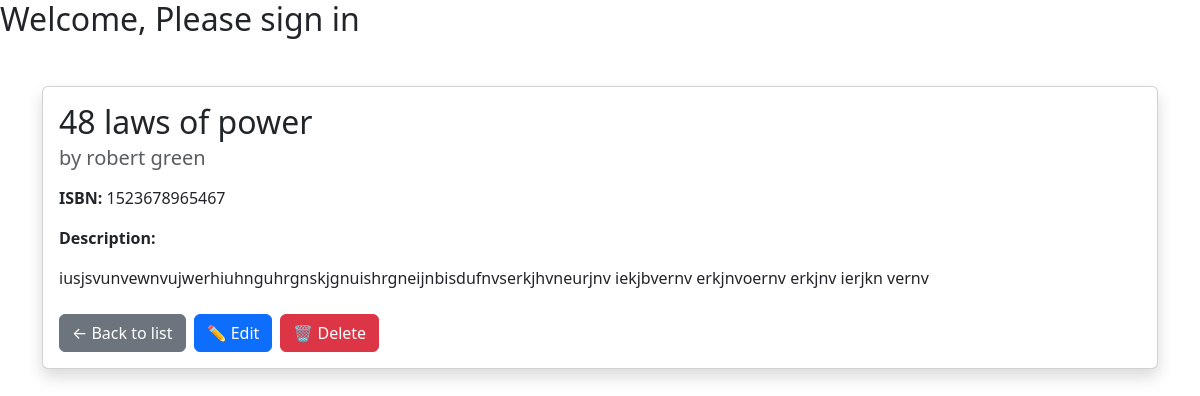
Page /library/book_detail/4/ (signed in) on the earlier database version.
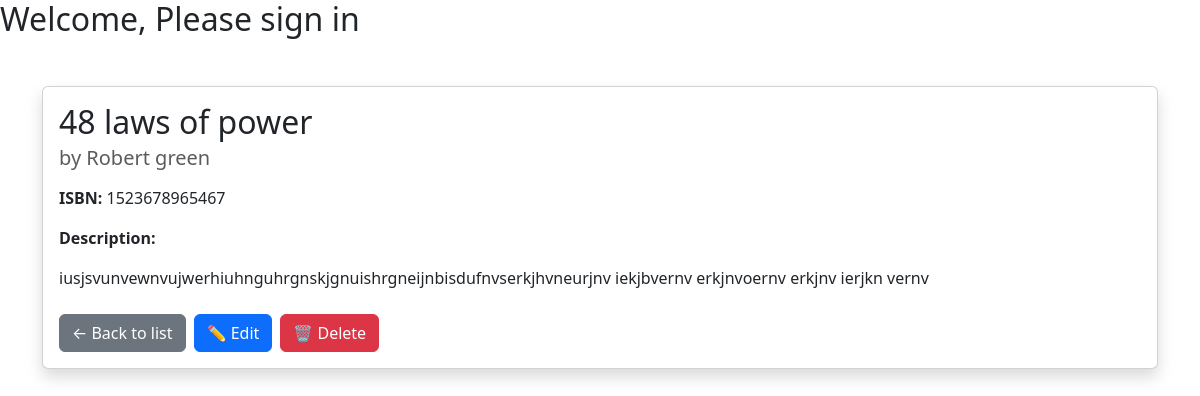
Same page on the later database version.
### library_app/models.py (models this page shows, shortened)
class Book(models.Model):
    title = models.CharField(max_length=255)
    author = models.CharField(max_length=255)
    isbn = models.CharField(max_length=13, unique=True)
    category = models.CharField(max_length=100)
    description = models.TextField(blank=True)  # NEW field
    total_copies = models.PositiveIntegerField()
    available_copies = models.PositiveIntegerField()
    added_by = models.ForeignKey(User, on_delete=models.SET_NULL, null=True, blank=True)  # NEW field
    publisher = models.ForeignKey('Publisher', on_delete=models.SET_NULL, null=True, blank=True)  # NEW field
    created_at = models.DateTimeField(auto_now_add=True)
    updated_at = models.DateTimeField(auto_now=True)

### library_app/views.py (the view)
# urls.py: path('book_detail/<int:id>/', book_detail, name='book_detail'),
@login_required
def book_detail(request, id):
    book = get_object_or_404(Book, id=id)
    title = "Book Detail"
    context = {
        'book': book,
        'title': title,
        'current_year': datetime.now().year,
    }
    return render(request, 'library_app/book_detail.html', context)

### library_app/templates/library_app/book_detail.html
{% extends 'base.html' %} {% block content %}
<div class="container mt-5">
  <div class="card shadow">
    <div class="card-body">
      <h2 class="card-title">{{ book.title }}</h2>
      <h5 class="card-subtitle mb-3 text-muted">by {{ book.author }}</h5>
      <p><strong>ISBN:</strong> {{ book.isbn }}</p>
      {% if book.description %}
      <p><strong>Description:</strong></p>
      <p>{{ book.description }}</p>
      {% else %}
      <p><em>No description provided.</em></p>
      {% endif %}
      <div class="mt-4 d-flex gap-2">
        <a href="{% url 'book_list' %}" class="btn btn-secondary"
          >← Back to list</a
        >
        <a href="{% url 'book_update' book.id %}" class="btn btn-primary"
          >✏️ Edit</a
        >
        <a href="{% url 'book_delete' book.id %}" class="btn btn-danger"
          >🗑️ Delete</a
        >
      </div>
    </div>
  </div>
</div>
{% endblock content %}

Differences in the rows shown:
changed Book "48 laws of power": author "robert green" → "Robert green"
